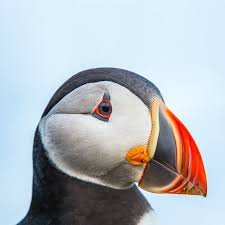
#> input picture CS206Lab3/lab5_img.jpeg, 225 x 225 px
$ jupyter execute Lab3_part_3.ipynb   (shell and % lines are left out)
#> lines starting #> are read from the running program, lines starting #| are printed output that depends on the picture
[cell 1]
# Import libraries

# Bugs
# When i tried to use the function estimate_transform from lecture, the output image is just black.
# Then i went to the official documentation to check whether it is parameter problem
# I found another function AffineTransform from the skimage library whichis very efficient and allows to input the rotation and scaling as parameters
import numpy as np
from skimage import io,transform
import matplotlib.pyplot as plt
from skimage.transform import warp


# read tbe image and find the surface shape
image1 = io.imread('lab5_img.jpeg')
#> image1 is the input picture: shape (225, 225, 3); mean R, G, B 178.5, 184.6, 190.8
h = image1.shape[0]
#> h = 225
w = image1.shape[1]
#> w = 225
# create the rotation matrix of clockwise 90 degree
T_r = np.array([[0,1], [-1, 0]])
# create the scaling matrix with scale of 2
T_s = np.array([[2,0], [0,2]])
# dot product of two transformation matrix to get a combined transformation matrix
combined = T_s.dot(T_r)

# initialize an empty numpy array. Since this is color image, not gray image, the parameter should be (h,w,3)
trans = np.zeros((450, 450,3), dtype = np.uint8)
# two for loops go through every pixel of the image and apply transformation to every pixel location by dot product of combined transformation and transpose of pixel coordinate
for i in range(h):
  for j in range(w):
    pixel = np.array([i,j])
    pix_val = image1[i,j]
    #print(pix_val)
    new_pix = combined.dot(pixel.T)
    a = new_pix[0]
    b = new_pix[1]
    #print((a,b))
    # assign the pixel value of original location to the new location pixel
    trans[a, b] = pix_val
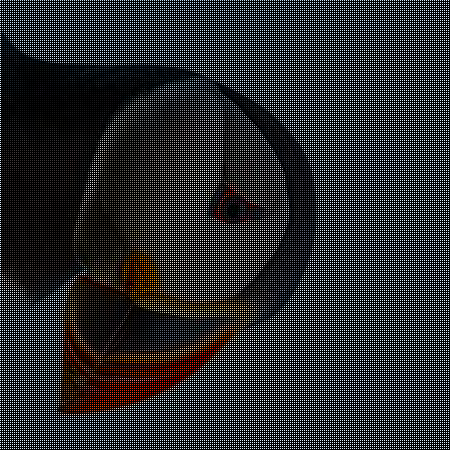
#> trans: shape (450, 450, 3); mean R, G, B 44.6, 46.2, 47.7

# initialize a new numpy array for the color image
imageAffine = np.empty((h*2,w*2,image1.shape[2]),dtype = np.uint8)
# use AffinTransform function from skimage.tranform module to get a affine transform matrix
# input parameters are the rotations and scales we apply on the image
tform = transform.AffineTransform(scale=(2,2),rotation=np.deg2rad(90),translation=(w*2,0))
# use warp from skimage.transform to Warp an image according to the given affine inverse transformation.
img_warped = warp(image1,tform.inverse, output_shape= imageAffine.shape, order=0)
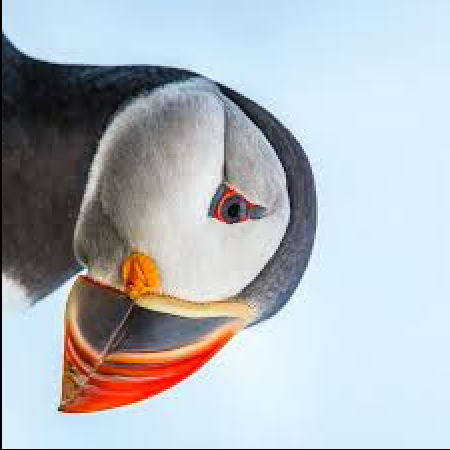
#> img_warped: shape (450, 450, 3); mean R, G, B 177.2, 183.2, 189.3

# plot original image
plt.title('Original Image')
plt.imshow(image1,cmap='gray')
plt.show()

# plot transformed image using combine transformation
plt.title('Transformed')
plt.imshow(trans)
plt.show()

# plot affine tranformed image
plt.title('Affine')
plt.imshow(img_warped)
plt.show()
